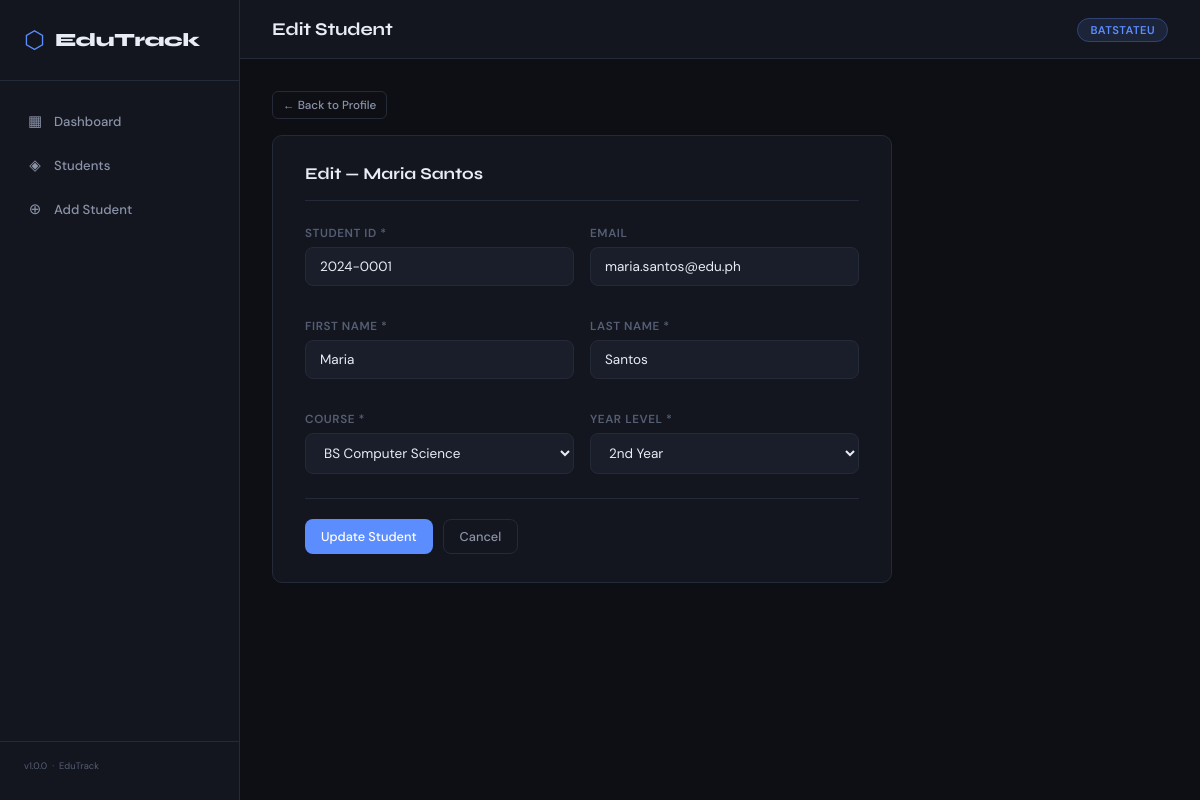
Screenshot of /students/edit.php?id=1 with the database file from the repository.
### tables this page shows
CREATE TABLE IF NOT EXISTS students (
    id          INT AUTO_INCREMENT PRIMARY KEY,
    student_id  VARCHAR(20)  NOT NULL UNIQUE,
    firstname   VARCHAR(80)  NOT NULL,
    lastname    VARCHAR(80)  NOT NULL,
    course      VARCHAR(100) NOT NULL,
    year_level  VARCHAR(20)  NOT NULL,
    email       VARCHAR(120),
    created_at  TIMESTAMP    DEFAULT CURRENT_TIMESTAMP
);

### students/edit.php (the view, shortened to what this page needs)
<?php
$conn      = getConnection();
$id = intval($_GET['id'] ?? 0);
$stmt = $conn->prepare("SELECT * FROM students WHERE id = ? LIMIT 1");
$stmt->bind_param('i', $id);
$stmt->execute();
$student = $stmt->get_result()->fetch_assoc();
$courses = ['BS Computer Science','BS Information Technology','BS Information Systems','BS Data Science','BS Cybersecurity','Other'];
$years   = ['1st Year','2nd Year','3rd Year','4th Year'];
include __DIR__ . '/../includes/header.php';
?>
<div style="margin-bottom:16px;">
  <a href="/edutrack/students/view.php?id=<?= $id ?>" class="btn btn-ghost btn-sm">← Back to Profile</a>
</div>
<div class="form-card">
  <h2>Edit — <?= htmlspecialchars($student['firstname'] . ' ' . $student['lastname']) ?></h2>
  <form method="POST" novalidate>
    <div class="form-row">
      <div class="form-group">
        <label>Student ID *</label>
        <input type="text" name="student_id" value="<?= htmlspecialchars($student['student_id']) ?>" required />
      </div>
      <div class="form-group">
        <label>Email</label>
        <input type="email" name="email" value="<?= htmlspecialchars($student['email'] ?? '') ?>" placeholder="student@edu.ph" />
      </div>
      <div class="form-group">
        <label>First Name *</label>
        <input type="text" name="firstname" value="<?= htmlspecialchars($student['firstname']) ?>" required />
      </div>
      <div class="form-group">
        <label>Last Name *</label>
        <input type="text" name="lastname" value="<?= htmlspecialchars($student['lastname']) ?>" required />
      </div>
      <div class="form-group">
        <label>Course *</label>
        <select name="course" required>
          <?php foreach ($courses as $c): ?>
            <option value="<?= $c ?>" <?= $student['course'] === $c ? 'selected' : '' ?>><?= $c ?></option>
          <?php endforeach; ?>
        </select>
      </div>
      <div class="form-group">
        <label>Year Level *</label>
        <select name="year_level" required>
          <?php foreach ($years as $y): ?>
            <option value="<?= $y ?>" <?= $student['year_level'] === $y ? 'selected' : '' ?>><?= $y ?></option>
          <?php endforeach; ?>
        </select>
      </div>
    </div>
    <div class="form-actions">
      <button type="submit" class="btn btn-primary">Update Student</button>
      <a href="/edutrack/students/view.php?id=<?= $id ?>" class="btn btn-ghost">Cancel</a>
    </div>
  </form>
</div>
<?php $conn->close(); include __DIR__ . '/../includes/footer.php'; ?>

### assets/css/style.css (style rules this page uses)
:root { --bg: #0d0f14; --bg-2: #13161e; --bg-3: #1a1e2a; --border: #252a38; --accent: #5b8dff; --accent-2: #38d9a9; --accent-warn:#f5a623; --accent-danger:#ff5f6d; --text-1: #e8ecf5; --text-2: #8b93a8; --text-3: #555e74; --sidebar-w: 240px; --radius: 10px; --shadow: 0 4px 24px rgba(0,0,0,.35); }
*, *::before, *::after { box-sizing: border-box; margin: 0; padding: 0; }
html { font-size: 15px; }
body { font-family: 'DM Sans', sans-serif; background: var(--bg); color: var(--text-1); display: flex; min-height: 100vh; }
.btn { display: inline-flex; align-items: center; gap: 6px; padding: 8px 16px; border-radius: 8px; border: none; cursor: pointer; font-family: 'DM Sans', sans-serif; font-size: .85rem; font-weight: 500; text-decoration: none; transition: opacity .15s, transform .1s; }
.btn-primary { background: var(--accent); color: #fff; }
.btn-ghost { background: transparent; border: 1px solid var(--border); color: var(--text-2); }
.btn-sm { padding: 5px 10px; font-size: .78rem; border-radius: 6px; }
.form-card { background: var(--bg-2); border: 1px solid var(--border); border-radius: var(--radius); padding: 28px 32px; max-width: 620px; }
.form-card h2 { font-family: 'Syne', sans-serif; font-weight: 700; font-size: 1.1rem; margin-bottom: 24px; padding-bottom: 16px; border-bottom: 1px solid var(--border); }
.form-row { display: grid; grid-template-columns: 1fr 1fr; gap: 16px; }
.form-group { display: flex; flex-direction: column; gap: 6px; margin-bottom: 16px; }
label { font-size: .78rem; font-weight: 600; text-transform: uppercase; letter-spacing: .05em; color: var(--text-3); }
input[type="text"], input[type="email"], input[type="number"], select, textarea { background: var(--bg-3); border: 1px solid var(--border); border-radius: 8px; color: var(--text-1); font-family: 'DM Sans', sans-serif; font-size: .9rem; padding: 10px 14px; outline: none; transition: border-color .15s; width: 100%; }
select option { background: var(--bg-3); }
.form-actions { display: flex; gap: 10px; margin-top: 8px; padding-top: 20px; border-top: 1px solid var(--border); }

### rows the page displays
students: firstname+lastname "Maria Santos", student_id "2024-0001", email "maria.santos@edu.ph", firstname "Maria", lastname "Santos", course "BS Computer Science", year_level "2nd Year"

### other values shown
$pageTitle "Edit Student"
